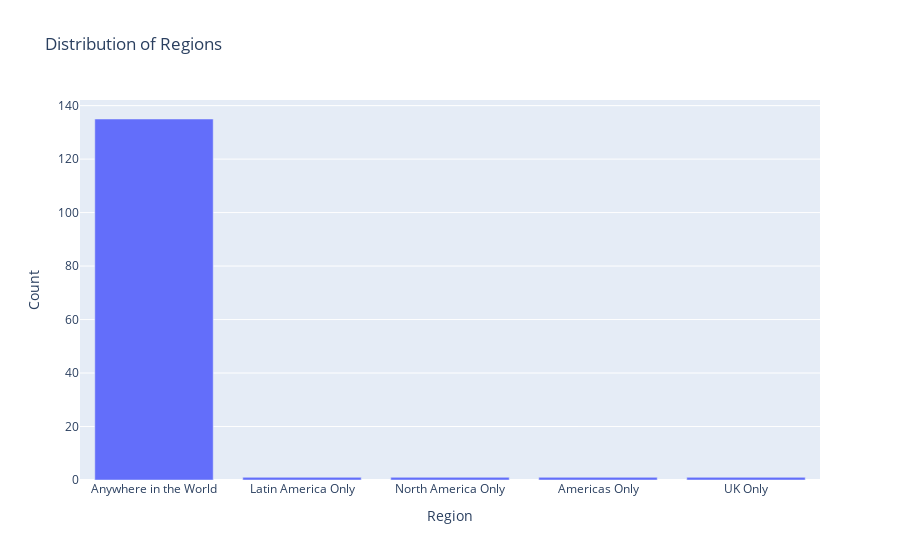

The notebook cell this image was saved under:
### Code cell
regions = df['Region'].value_counts()

bar_regions = px.bar(
    regions,
    x = regions.index,
    y = regions.values,
    title = "Distribution of Regions",
    labels={'x':'Region', 'y':'Count'}
)

bar_regions.update_traces(hovertemplate='<b>%{y}</b> jobs<extra></extra>')


bar_regions.show()

### Figure 1 — Plotly figure (JSON) as saved in the notebook; plotly's stock layout.template omitted (floating-point values rounded to 4 significant figures)
{"data": [{"alignmentgroup": "True", "hovertemplate": "<b>%{y}</b> jobs<extra></extra>", "legendgroup": "", "marker": {"color": "#636efa", "pattern": {"shape": ""}}, "name": "", "offsetgroup": "", "orientation": "v", "showlegend": false, "textposition": "auto", "type": "bar", "x": ["Anywhere in the World", "Latin America Only", "North America Only", "Americas Only", "UK Only"], "xaxis": "x", "y": [135, 1, 1, 1, 1], "yaxis": "y"}], "layout": {"autosize": true, "barmode": "relative", "legend": {"tracegroupgap": 0}, "title": {"text": "Distribution of Regions"}, "xaxis": {"anchor": "y", "autorange": true, "domain": [0, 1], "range": [-0.5, 4.5], "title": {"text": "Region"}, "type": "category"}, "yaxis": {"anchor": "x", "autorange": true, "domain": [0, 1], "range": [0, 142.1], "title": {"text": "Count"}, "type": "linear"}}}
